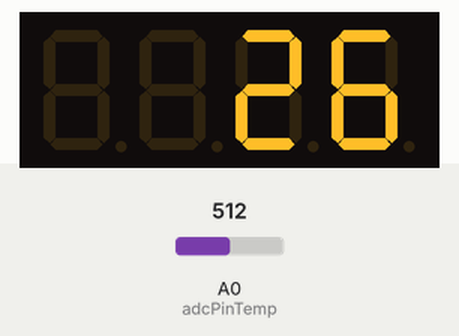
A sketch run on a simulated Arduino Uno, built with avr-gcc and run on an emulated ATmega328P. Parts: 4-digit seven-segment display. Inputs (shaded band) come from the test bench; at power-on: A0 (adcPinTemp) = 512.

Above: at 1.2 s.
1.3 s: A0 (adcPinTemp) set to 779
At 2.0 s:
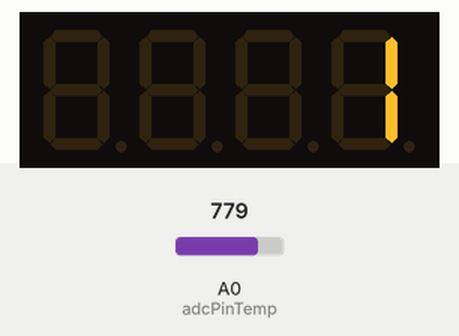
3.2 s: A0 (adcPinTemp) set to 802
4.8 s: A0 (adcPinTemp) set to 511
Timing chart, 0 to 7.8 s (numbered marks = the images above; inputs shaded):
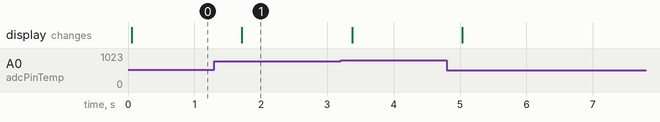

The sketch:

exercise_19.ino
```cpp
/*
 * Thermoelectric cooler control circuit
 * Step 1
 *
 * Currently implemented:
 * - get the current temperature from the thermistor
 * - display the temperature on the 7segment display
 */

// Load libraries
#include <Wire.h>
#include <Adafruit_GFX.h>
#include "Adafruit_LEDBackpack.h"

// Adafruit Display initialization
Adafruit_7segment matrix = Adafruit_7segment();


// Variables and Pins for temperature measurement
float currentTemperature;  // current temperature (Celsius)

int numOfAverages = 5;  // averages to take for temperature measurement
float resReference = 10.01;  // Reference resistor in kOhm

const int adcPinTemp = A0;  // Pin for ADC measurement

const float fitParamA = 0.002785219503;  // fit parameter a
const float fitParamB = 0.000241846138;  // fit parameter b
const float fitParamC = 0.000000831227;  // fit parameter c
const float KtoC = 272.15;  // how to convert Kelvin to Celsius

// Variables for set temperature
// Thermoelectric cooler variables and Pins
// Button pins to set temperature
// LED Pins and temperature happiness range

void setup() {
  // Initialize Adafruit display
  matrix.begin(0x70);

  // Initialize pin modes for buttons, PWM for cooler, LEDs
}

void getTemperature() {
  // Read thermistor, calculate and store temperature

  // read ADC value numOfAverages times and add up.
  int adcReadValue = 0;
  for (int it = 0; it < numOfAverages; it++) {
    adcReadValue += analogRead(adcPinTemp);  // read ADC value
    delay(10);  // wait 10 ms before the next measurement
  }
  // calculate average
  float adcAvg = float(adcReadValue) / float(numOfAverages);
  // calculate resistance of thermistor, equation (3.8)
  float resTherm = resReference / (1023 / adcAvg - 1);
  // calculate temperature, equation (3.9)
  currentTemperature = 1 / (
      fitParamA + fitParamB * log(resTherm) + fitParamC * pow(log(resTherm), 3)
    ) - KtoC;
}

void setDisplay(int valueToSet, bool setpoint=false) {
  // Set the display with a value to set (integer)
  // Additionaly display 'S' if we are in set mode
  matrix.print(valueToSet);  // print the given value, an integer

  // if the setpoint boolean is true, then write an "S" (5) into first digit.
  if (setpoint){
    matrix.writeDigitNum(0, 5, false);
  }

  matrix.writeDisplay();  // display what we just did
}

void setMode() {
  // Check if we are in set mode and adjust display
  // If in set mode, adjust set point if called for
}

void controlTEC() {
  // Control the termoelectric cooler.
}

void checkTemperatureOk() {
  // If temperature in given range, turn green LED on
}

void loop() {
  getTemperature();

  setDisplay(round(currentTemperature), false);

  delay(500);  // make it a touch slower
}
```

Measured:
- after the input at 1.3 s, the display: changes after 0.42 s (image 1)
